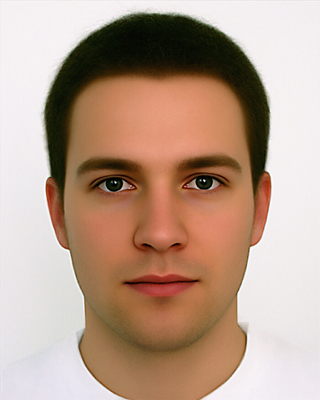
%> input picture IIP/matlab/coursework_probability_based/test/face1.jpg, 320 x 400 px
$ octave --eval "skin_detect_hsv('test/face1.jpg');"   (GNU Octave 9; MATLAB toolbox functions it lacks are replaced by stand-ins)
%> lines starting %> are read from the running program, lines starting %| are printed output that depends on the picture
%> in skin_detect_hsv, img is the input picture: size 400x320x3 uint8; mean R, G, B 184.4, 158, 140.9
%> in skin_detect_hsv, `hsv = rgb2hsv(img);`: hsv: size 400x320x3 double; mean H, S, V 0.319, 0.336, 0.726
### IIP/matlab/coursework_probability_based/process_test_hsv.m
function y=process_test_hsv()
    %open training image
    image = imread('test/test3.jpg');
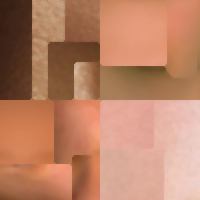
%> input picture IIP/matlab/coursework_probability_based/test/test3.jpg, 200 x 200 px
%> image is the input picture: size 200x200x3 uint8; mean R, G, B 186.8, 130.1, 102

    %convert to hsv
    hsv = rgb2hsv(image);
%> hsv: size 200x200x3 double; mean H, S, V 0.0545, 0.476, 0.733

    %calculate its histogram
    hist = histHue(hsv);
    %hue = uint8(round(256*hsv(:,:,1)));
    %hist = imhist(hue, 256);

    %calculate the no. of pixels
    pixSum = size(image,1) * size(image,2);
    %normalise histogram (probability)
    y = hist/pixSum;
    %y = hist / max(hist(:));

end

### IIP/matlab/coursework_probability_based/histHue.m
function y=histHue(img)
    hue = img(:,:,1) * 360;
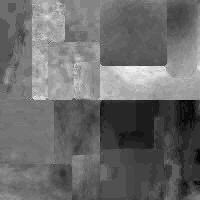
%> hue: size 200x200 double; min 7.06, max 36.86, mean 19.6; drawn with min black and max white
    sat = img(:,:,2) * 100;
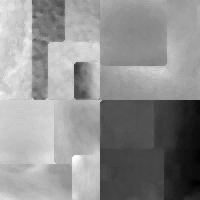
%> sat: size 200x200 double; min 14.71, max 72.79, mean 47.6; drawn with min black and max white
    bins = 25;

    hist = zeros(bins+1, bins+1);

    for i=1:size(img,1)
        for j=1:size(img,2)
            hueBin = 1 + round(hue(i,j)*bins/360);
            satBin = 1 + round(sat(i,j)*bins/100);

            hist(hueBin,satBin) = hist(hueBin,satBin) + 1;
        end
    end

    y = hist;

end

### IIP/matlab/coursework_probability_based/skin_detect_hsv.m
function skin_detect_hsv(filename)
    img = imread(filename);
    hsv = rgb2hsv(img);

    %process training set and return a PDF
    pHist = process_test_hsv();

    %test image appears to be noisy (there are high values even after
    %applying median filter)
    %So we need to decide a limit... takes the median of all non-zero
    %values and multiply by 10
    %limit = median(pHist(pHist~=0))*30;
    limit = 1/10000;

    %Now compares the image. Checks for each pixel what's the probability
    %of it being a skin pixel.
    mask = zeros(size(hsv,1),size(hsv,2));
    for i=1:size(hsv,1)
        for j=1:size(hsv,2)
            pSkin = isSkin(hsv(i,j,:), pHist);
            if(pSkin>limit)
                mask(i,j)=1;
            end
        end
    end
%> mask: size 400x320 double; every value is 0

    %Now we have a mask, but it probably is very noisy.
    %So let's apply a dilation/erosion technique so we get rid of small
    %noise that might appear on non-skin pixels.
    %Since small values for the structuring element might not be effective,
    %large values might destroy the mask on smalled images. So let's
    %calculate the size of the structuring element as being a fraction of
    %the image's dimension (larger images should have larger structuring
    %elements)
    radius = round(size(hsv,1)*size(hsv,2)/100000);
%> radius = 1

    %mask = imdilate(mask, strel('diamond',radius) );
    %mask = imerode (mask, strel('diamond',radius) );


    subplot(1,2,1),imshow(mask);
    subplot(1,2,2),imshow(img);
end

function z=isSkin(pixel, pHist)
    hue = uint8(pixel(1)*360);
    sat = uint8(pixel(2)*100);
    bins = size(pHist,1)-1;

    hueBin = 1 + round(hue*bins/360);
    satBin = 1 + round(sat*bins/100);

    z=pHist(hueBin, satBin);
end
